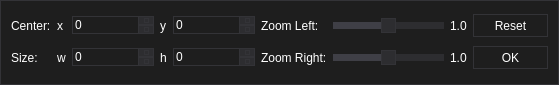
<?xml version="1.0" encoding="UTF-8"?>
<ui version="4.0">
 <class>ImageSetControlWidget</class>
 <widget class="QWidget" name="ImageSetControlWidget">
  <property name="geometry">
   <rect>
    <x>0</x>
    <y>0</y>
    <width>559</width>
    <height>85</height>
   </rect>
  </property>
  <property name="sizePolicy">
   <sizepolicy hsizetype="Preferred" vsizetype="Fixed">
    <horstretch>0</horstretch>
    <verstretch>0</verstretch>
   </sizepolicy>
  </property>
  <property name="font">
   <font>
    <family>Arial</family>
   </font>
  </property>
  <property name="windowTitle">
   <string>Form</string>
  </property>
  <property name="styleSheet">
   <string notr="true">/*
	Copyright 2013 Emanuel Claesson

	Licensed under the Apache License, Version 2.0 (the &quot;License&quot;);
	you may not use this file except in compliance with the License.
	You may obtain a copy of the License at

		http://www.apache.org/licenses/LICENSE-2.0

	Unless required by applicable law or agreed to in writing, software
	distributed under the License is distributed on an &quot;AS IS&quot; BASIS,
	WITHOUT WARRANTIES OR CONDITIONS OF ANY KIND, either express or implied.
	See the License for the specific language governing permissions and
	limitations under the License.
*/

/*
	COLOR_DARK     = #1e1e1e
	COLOR_MEDIUM   = #2d2d30
	COLOR_MEDLIGHT = #333337
	COLOR_LIGHT    = #FFFFFF
	COLOR_ACCENT   = #3f3f46
*/

* {
	background: #1e1e1e;
	color: #FFFFFF;
	border: 1px solid #333337;
}

QWidget::item:selected {
	background: #3f3f46;
}

QCheckBox, QRadioButton {
	border: none;
}

QRadioButton::indicator, QCheckBox::indicator {
	width: 13px;
	height: 13px;
}

QRadioButton::indicator::unchecked, QCheckBox::indicator::unchecked {
	border: 1px solid #333337;
	background: none;
}

QRadioButton::indicator:unchecked:hover, QCheckBox::indicator:unchecked:hover {
	border: 1px solid #FFFFFF;
}

QRadioButton::indicator::checked, QCheckBox::indicator::checked {
	border: 1px solid #333337;
	background: #333337;
}

QRadioButton::indicator:checked:hover, QCheckBox::indicator:checked:hover {
	border: 1px solid #FFFFFF;
	background: #FFFFFF;
}

QGroupBox {
	margin-top: 6px;
}

QGroupBox::title {
	top: -7px;
	left: 7px;
}

QScrollBar {
	border: 1px solid #686868;
	background: #1e1e1e;
}

QScrollBar:horizontal {
	height: 15px;
	margin: 0px 0px 0px 32px;
}

QScrollBar:vertical {
	width: 15px;
	margin: 32px 0px 0px 0px;
}

QScrollBar::handle {
	background: #2d2d30;
	border: 1px solid #333337;
}

QScrollBar::handle:horizontal {
	border-width: 0px 1px 0px 1px;
}

QScrollBar::handle:vertical {
	border-width: 1px 0px 1px 0px;
}

QScrollBar::handle:horizontal {
	min-width: 20px;
}

QScrollBar::handle:vertical {
	min-height: 20px;
}

QScrollBar::add-line, QScrollBar::sub-line {
	background:#2d2d30;
	border: 1px solid #333337;
	subcontrol-origin: margin;
}

QScrollBar::add-line {
	position: absolute;
}

QScrollBar::add-line:horizontal {
	width: 15px;
	subcontrol-position: left;
	left: 15px;
}

QScrollBar::add-line:vertical {
	height: 15px;
	subcontrol-position: top;
	top: 15px;
}

QScrollBar::sub-line:horizontal {
	width: 15px;
	subcontrol-position: top left;
}

QScrollBar::sub-line:vertical {
	height: 15px;
	subcontrol-position: top;
}

QScrollBar:left-arrow, QScrollBar::right-arrow, QScrollBar::up-arrow, QScrollBar::down-arrow {
	border: 1px solid #333337;
	width: 3px;
	height: 3px;
}

QScrollBar::add-page, QScrollBar::sub-page {
	background: none;
}

QAbstractButton:hover {
	background: #2d2d30;
}

QAbstractButton:pressed {
	background: #333337;
}

QAbstractItemView {
	show-decoration-selected: 1;
	selection-background-color: #3f3f46;
	selection-color: #FFFFFF;
	alternate-background-color: #2d2d30;
}

QHeaderView {
	border: 1px solid #333337;
}

QHeaderView::section {
	background: #1e1e1e;
	border: 1px solid #333337;
	padding: 4px;
}

QHeaderView::section:selected, QHeaderView::section::checked {
	background: #2d2d30;
}

QTableView {
	gridline-color: #333337;
}

QTabBar {
	margin-left: 2px;
}

QTabBar::tab {
	border-radius: 0px;
	padding: 4px;
	margin: 4px;
}

QTabBar::tab:selected {
	background: #2d2d30;
}

QComboBox::down-arrow {
	border: 1px solid #333337;
	background: #2d2d30;
}

QComboBox::drop-down {
	border: 1px solid #333337;
	background: #2d2d30;
}

QComboBox::down-arrow {
	width: 3px;
	height: 3px;
	border: 1px solid #333337;
}

QAbstractSpinBox {
	padding-right: 15px;
}

QAbstractSpinBox::up-button, QAbstractSpinBox::down-button {
	border: 1px solid #333337;
	background: #2d2d30;
	subcontrol-origin: border;
}

QAbstractSpinBox::up-arrow, QAbstractSpinBox::down-arrow {
	width: 3px;
	height: 3px;
	border: 1px solid #333337;
}

QSlider {
	border: none;
}

QSlider::groove:horizontal {
	height: 5px;
	margin: 4px 0px 4px 0px;
}

QSlider::groove:vertical {
	width: 5px;
	margin: 0px 4px 0px 4px;
}

QSlider::handle {
	border: 1px solid #333337;
	background: #2d2d30;
}

QSlider::handle:horizontal {
	width: 15px;
	margin: -4px 0px -4px 0px;
}

QSlider::handle:vertical {
	height: 15px;
	margin: 0px -4px 0px -4px;
}

QSlider::add-page:vertical, QSlider::sub-page:horizontal {
	background: #3f3f46;
}

QSlider::sub-page:vertical, QSlider::add-page:horizontal {
	background: #2d2d30;
}

QLabel {
	border: none;
}

QProgressBar {
	text-align: center;
}

QProgressBar::chunk {
	width: 1px;
	background-color: #3f3f46;
}

QMenu::separator {
	background: #2d2d30;
}</string>
  </property>
  <property name="locale">
   <locale language="English" country="UnitedStates"/>
  </property>
  <layout class="QGridLayout" name="gridLayout">
   <item row="0" column="6">
    <widget class="QSlider" name="_zoomSlider">
     <property name="font">
      <font>
       <family>Arial</family>
      </font>
     </property>
     <property name="value">
      <number>50</number>
     </property>
     <property name="orientation">
      <enum>Qt::Horizontal</enum>
     </property>
     <property name="tickPosition">
      <enum>QSlider::NoTicks</enum>
     </property>
    </widget>
   </item>
   <item row="0" column="1">
    <widget class="QLabel" name="label_5">
     <property name="font">
      <font>
       <family>Arial</family>
      </font>
     </property>
     <property name="text">
      <string>x</string>
     </property>
    </widget>
   </item>
   <item row="0" column="5">
    <widget class="QLabel" name="label">
     <property name="font">
      <font>
       <family>Arial</family>
      </font>
     </property>
     <property name="text">
      <string>Zoom Left:</string>
     </property>
    </widget>
   </item>
   <item row="0" column="0">
    <widget class="QLabel" name="label_3">
     <property name="font">
      <font>
       <family>Arial</family>
      </font>
     </property>
     <property name="text">
      <string>Center:</string>
     </property>
    </widget>
   </item>
   <item row="0" column="2">
    <widget class="QSpinBox" name="_xspin">
     <property name="font">
      <font>
       <family>Arial</family>
      </font>
     </property>
     <property name="minimum">
      <number>-999999999</number>
     </property>
     <property name="maximum">
      <number>999999999</number>
     </property>
    </widget>
   </item>
   <item row="0" column="3">
    <widget class="QLabel" name="label_6">
     <property name="font">
      <font>
       <family>Arial</family>
      </font>
     </property>
     <property name="text">
      <string>y</string>
     </property>
    </widget>
   </item>
   <item row="0" column="4">
    <widget class="QSpinBox" name="_yspin">
     <property name="font">
      <font>
       <family>Arial</family>
      </font>
     </property>
     <property name="minimum">
      <number>-999999999</number>
     </property>
     <property name="maximum">
      <number>999999999</number>
     </property>
    </widget>
   </item>
   <item row="0" column="7">
    <widget class="QLabel" name="_zoomLabel">
     <property name="font">
      <font>
       <family>Arial</family>
      </font>
     </property>
     <property name="text">
      <string>1.0</string>
     </property>
    </widget>
   </item>
   <item row="1" column="1">
    <widget class="QLabel" name="label_7">
     <property name="font">
      <font>
       <family>Arial</family>
      </font>
     </property>
     <property name="text">
      <string>w</string>
     </property>
    </widget>
   </item>
   <item row="1" column="3">
    <widget class="QLabel" name="label_8">
     <property name="font">
      <font>
       <family>Arial</family>
      </font>
     </property>
     <property name="text">
      <string>h</string>
     </property>
    </widget>
   </item>
   <item row="1" column="0">
    <widget class="QLabel" name="label_4">
     <property name="font">
      <font>
       <family>Arial</family>
      </font>
     </property>
     <property name="text">
      <string>Size:</string>
     </property>
    </widget>
   </item>
   <item row="1" column="2">
    <widget class="QSpinBox" name="_wspin">
     <property name="font">
      <font>
       <family>Arial</family>
      </font>
     </property>
     <property name="maximum">
      <number>999999999</number>
     </property>
    </widget>
   </item>
   <item row="1" column="4">
    <widget class="QSpinBox" name="_hspin">
     <property name="font">
      <font>
       <family>Arial</family>
      </font>
     </property>
     <property name="maximum">
      <number>999999999</number>
     </property>
    </widget>
   </item>
   <item row="1" column="5">
    <widget class="QLabel" name="label_2">
     <property name="font">
      <font>
       <family>Arial</family>
      </font>
     </property>
     <property name="text">
      <string>Zoom Right:</string>
     </property>
    </widget>
   </item>
   <item row="1" column="7">
    <widget class="QLabel" name="_scaleLabel">
     <property name="font">
      <font>
       <family>Arial</family>
      </font>
     </property>
     <property name="text">
      <string>1.0</string>
     </property>
    </widget>
   </item>
   <item row="1" column="6">
    <widget class="QSlider" name="_patchScaleSlider">
     <property name="font">
      <font>
       <family>Arial</family>
      </font>
     </property>
     <property name="value">
      <number>50</number>
     </property>
     <property name="orientation">
      <enum>Qt::Horizontal</enum>
     </property>
     <property name="tickPosition">
      <enum>QSlider::NoTicks</enum>
     </property>
    </widget>
   </item>
   <item row="0" column="8">
    <widget class="QPushButton" name="_cancelBtn">
     <property name="minimumSize">
      <size>
       <width>75</width>
       <height>23</height>
      </size>
     </property>
     <property name="maximumSize">
      <size>
       <width>75</width>
       <height>23</height>
      </size>
     </property>
     <property name="font">
      <font>
       <family>Arial</family>
      </font>
     </property>
     <property name="text">
      <string>Reset</string>
     </property>
    </widget>
   </item>
   <item row="1" column="8">
    <widget class="QPushButton" name="_okBtn">
     <property name="minimumSize">
      <size>
       <width>75</width>
       <height>23</height>
      </size>
     </property>
     <property name="maximumSize">
      <size>
       <width>75</width>
       <height>23</height>
      </size>
     </property>
     <property name="font">
      <font>
       <family>Arial</family>
      </font>
     </property>
     <property name="text">
      <string>OK</string>
     </property>
    </widget>
   </item>
  </layout>
 </widget>
 <resources/>
 <connections/>
</ui>
